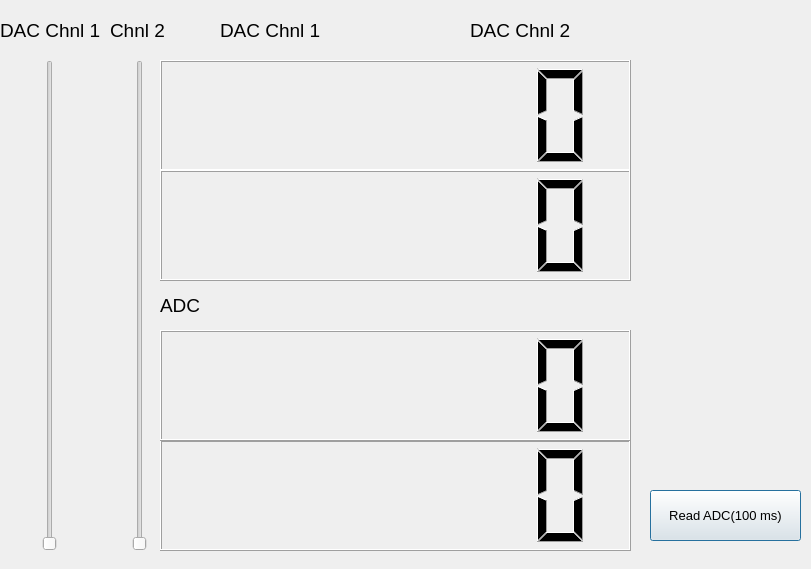
<?xml version="1.0" encoding="UTF-8"?>
<ui version="4.0">
 <class>Dialog</class>
 <widget class="QDialog" name="Dialog">
  <property name="geometry">
   <rect>
    <x>0</x>
    <y>0</y>
    <width>811</width>
    <height>569</height>
   </rect>
  </property>
  <property name="windowTitle">
   <string>IWScope Inc, DAC/ADC Test Utility</string>
  </property>
  <widget class="QSlider" name="dacSliderCh1">
   <property name="geometry">
    <rect>
     <x>40</x>
     <y>60</y>
     <width>20</width>
     <height>491</height>
    </rect>
   </property>
   <property name="minimumSize">
    <size>
     <width>20</width>
     <height>0</height>
    </size>
   </property>
   <property name="maximum">
    <number>4095</number>
   </property>
   <property name="orientation">
    <enum>Qt::Vertical</enum>
   </property>
  </widget>
  <widget class="QSlider" name="dacSliderCh2">
   <property name="geometry">
    <rect>
     <x>130</x>
     <y>60</y>
     <width>20</width>
     <height>491</height>
    </rect>
   </property>
   <property name="minimumSize">
    <size>
     <width>20</width>
     <height>0</height>
    </size>
   </property>
   <property name="maximum">
    <number>4095</number>
   </property>
   <property name="orientation">
    <enum>Qt::Vertical</enum>
   </property>
  </widget>
  <widget class="QPushButton" name="readADCButton">
   <property name="geometry">
    <rect>
     <x>650</x>
     <y>490</y>
     <width>151</width>
     <height>51</height>
    </rect>
   </property>
   <property name="font">
    <font>
     <pointsize>10</pointsize>
     <weight>50</weight>
     <bold>false</bold>
    </font>
   </property>
   <property name="text">
    <string>Read ADC(100 ms)</string>
   </property>
  </widget>
  <widget class="QLabel" name="label">
   <property name="geometry">
    <rect>
     <x>0</x>
     <y>10</y>
     <width>111</width>
     <height>41</height>
    </rect>
   </property>
   <property name="text">
    <string>&lt;html&gt;&lt;head/&gt;&lt;body&gt;&lt;p&gt;&lt;span style=&quot; font-size:14pt;&quot;&gt;DAC Chnl 1&lt;/span&gt;&lt;/p&gt;&lt;/body&gt;&lt;/html&gt;</string>
   </property>
  </widget>
  <widget class="QLabel" name="label_2">
   <property name="geometry">
    <rect>
     <x>110</x>
     <y>10</y>
     <width>61</width>
     <height>41</height>
    </rect>
   </property>
   <property name="text">
    <string>&lt;html&gt;&lt;head/&gt;&lt;body&gt;&lt;p&gt;&lt;span style=&quot; font-size:14pt;&quot;&gt;Chnl 2&lt;/span&gt;&lt;/p&gt;&lt;/body&gt;&lt;/html&gt;</string>
   </property>
  </widget>
  <widget class="QLabel" name="label_3">
   <property name="geometry">
    <rect>
     <x>160</x>
     <y>290</y>
     <width>51</width>
     <height>31</height>
    </rect>
   </property>
   <property name="text">
    <string>&lt;html&gt;&lt;head/&gt;&lt;body&gt;&lt;p&gt;&lt;span style=&quot; font-size:14pt;&quot;&gt;ADC&lt;/span&gt;&lt;/p&gt;&lt;/body&gt;&lt;/html&gt;</string>
   </property>
  </widget>
  <widget class="QLabel" name="label_5">
   <property name="geometry">
    <rect>
     <x>220</x>
     <y>10</y>
     <width>111</width>
     <height>41</height>
    </rect>
   </property>
   <property name="text">
    <string>&lt;html&gt;&lt;head/&gt;&lt;body&gt;&lt;p&gt;&lt;span style=&quot; font-size:14pt;&quot;&gt;DAC Chnl 1&lt;/span&gt;&lt;/p&gt;&lt;/body&gt;&lt;/html&gt;</string>
   </property>
  </widget>
  <widget class="QLabel" name="label_6">
   <property name="geometry">
    <rect>
     <x>470</x>
     <y>10</y>
     <width>111</width>
     <height>41</height>
    </rect>
   </property>
   <property name="text">
    <string>&lt;html&gt;&lt;head/&gt;&lt;body&gt;&lt;p&gt;&lt;span style=&quot; font-size:14pt;&quot;&gt;DAC Chnl 2&lt;/span&gt;&lt;/p&gt;&lt;/body&gt;&lt;/html&gt;</string>
   </property>
  </widget>
  <widget class="QLCDNumber" name="lcdDAC_Chnl1">
   <property name="geometry">
    <rect>
     <x>160</x>
     <y>60</y>
     <width>471</width>
     <height>111</height>
    </rect>
   </property>
   <property name="font">
    <font>
     <pointsize>18</pointsize>
     <weight>75</weight>
     <bold>true</bold>
    </font>
   </property>
   <property name="lineWidth">
    <number>1</number>
   </property>
   <property name="numDigits">
    <number>7</number>
   </property>
   <property name="mode">
    <enum>QLCDNumber::Bin</enum>
   </property>
  </widget>
  <widget class="QLCDNumber" name="lcdDAC_Chnl2">
   <property name="geometry">
    <rect>
     <x>160</x>
     <y>170</y>
     <width>471</width>
     <height>111</height>
    </rect>
   </property>
   <property name="font">
    <font>
     <pointsize>18</pointsize>
     <weight>75</weight>
     <bold>true</bold>
    </font>
   </property>
   <property name="lineWidth">
    <number>1</number>
   </property>
   <property name="numDigits">
    <number>7</number>
   </property>
   <property name="mode">
    <enum>QLCDNumber::Bin</enum>
   </property>
  </widget>
  <widget class="QLCDNumber" name="lcdADC_Chnl2">
   <property name="geometry">
    <rect>
     <x>160</x>
     <y>440</y>
     <width>471</width>
     <height>111</height>
    </rect>
   </property>
   <property name="font">
    <font>
     <pointsize>18</pointsize>
     <weight>75</weight>
     <bold>true</bold>
    </font>
   </property>
   <property name="lineWidth">
    <number>1</number>
   </property>
   <property name="numDigits">
    <number>7</number>
   </property>
   <property name="mode">
    <enum>QLCDNumber::Bin</enum>
   </property>
  </widget>
  <widget class="QLCDNumber" name="lcdADC_Chnl1">
   <property name="geometry">
    <rect>
     <x>160</x>
     <y>330</y>
     <width>471</width>
     <height>111</height>
    </rect>
   </property>
   <property name="font">
    <font>
     <pointsize>18</pointsize>
     <weight>75</weight>
     <bold>true</bold>
    </font>
   </property>
   <property name="lineWidth">
    <number>1</number>
   </property>
   <property name="numDigits">
    <number>7</number>
   </property>
   <property name="mode">
    <enum>QLCDNumber::Bin</enum>
   </property>
  </widget>
 </widget>
 <resources/>
 <connections/>
</ui>
